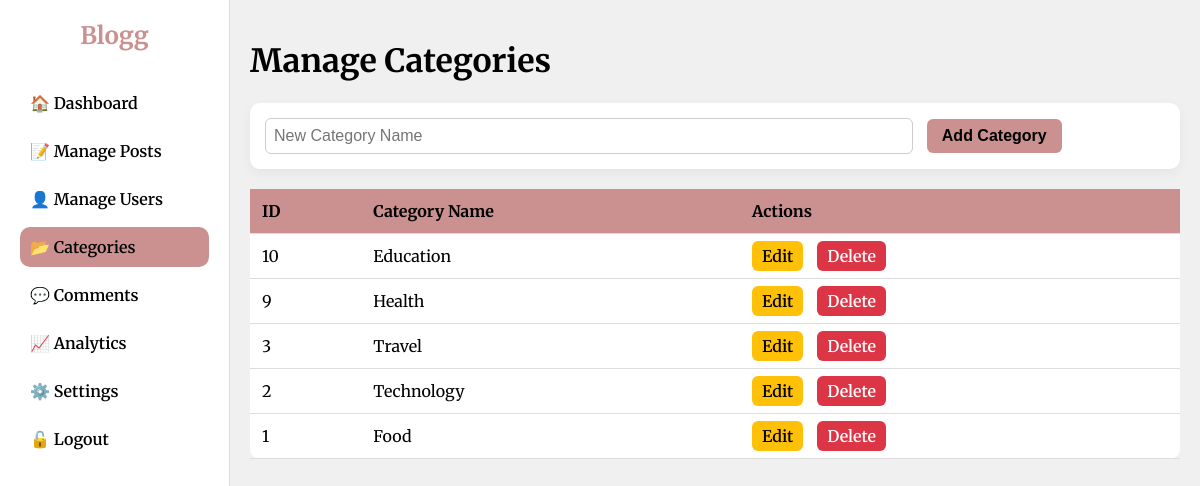
/admin/categories.php (signed in), run on the app's committed database.
### tables this page shows
CREATE TABLE `categories` (
  `id` int(11) NOT NULL,
  `name` varchar(100) NOT NULL,
  `description` text DEFAULT NULL
);

### admin/categories.php (the view, shortened to what this page needs)
<?php
include '../php/config.php';
$result = $conn->query("SELECT * FROM categories ORDER BY id DESC");
?>
<!DOCTYPE html>
<html lang="en">
<head>
</head>
<body>
<aside class="sidebar">
  <a href="../index.php" class="logo">Blogg</a>
  <nav>
    <a href="dashboard.php">🏠 Dashboard</a>
    <a href="manage-posts.php">📝 Manage Posts</a>
    <a href="manage-users.php">👤 Manage Users</a>
    <a href="categories.php" class="active">📂 Categories</a>
    <a href="manage-comments.php">💬 Comments</a>
    <a href="analytics-blog.php">📈 Analytics</a>
    <a href="settings.php">⚙️ Settings</a>
    <a href="logout.php">🔓 Logout</a>
  </nav>
</aside>
<main class="main-content">
  <h1>Manage Categories</h1>
  <form method="POST" class="category-form">
    <input type="text" name="name" placeholder="New Category Name" required />
    <button type="submit" name="add_category">Add Category</button>
  </form>
  <table>
    <thead>
      <tr>
        <th>ID</th>
        <th>Category Name</th>
        <th>Actions</th>
      </tr>
    </thead>
    <tbody>
      <?php while ($row = $result->fetch_assoc()): ?>
        <tr>
          <td><?= $row['id'] ?></td>
          <td><?= htmlspecialchars($row['name']) ?></td>
          <td class="actions">
            <a href="edit-category.php?id=<?= $row['id'] ?>" class="edit-btn">Edit</a>
            <a href="categories.php?delete=<?= $row['id'] ?>"
               onclick="return confirm('Are you sure you want to delete this category?')"
               class="delete-btn">Delete</a>
          </td>
        </tr>
      <?php endwhile; ?>
    </tbody>
  </table>
</main>
</body>
</html>

### admin/categories.php (style rules this page uses)
body { margin: 0; font-family: 'Merriweather', serif; background: #f0f0f0; color: #000; display: flex; }
.sidebar { width: 230px; background: #fff; border-right: 1px solid #ddd; padding: 20px; box-sizing: border-box; height: 100vh; position: fixed; left: 0; top: 0; overflow-y: auto; }
.sidebar .logo { font-size: 1.5rem; font-weight: 700; color: #cb9191; text-align: center; margin-bottom: 2rem; text-decoration: none; display: block; }
.sidebar nav a { display: block; padding: 10px; text-decoration: none; color: #000; font-weight: 600; margin-bottom: 8px; border-radius: 10px; }
.sidebar nav a:hover, .sidebar nav a.active { background: #cb9191; color: #000; }
.main-content { flex: 1; margin-left: 230px; padding: 20px; box-sizing: border-box; }
.category-form { margin-bottom: 20px; background: #fff; padding: 15px; border-radius: 10px; box-shadow: 0 4px 12px rgba(0,0,0,0.05); }
.category-form input[type="text"] { width: 70%; padding: 8px; margin-right: 10px; border: 1px solid #ccc; border-radius: 6px; font-size: 1rem; }
.category-form button { background: #cb9191; border: none; padding: 8px 15px; border-radius: 6px; cursor: pointer; font-weight: 600; font-size: 1rem; }
table { width: 100%; border-collapse: collapse; background: #fff; border-radius: 10px; }
th, td { padding: 12px; border-bottom: 1px solid #ddd; text-align: left; }
th { background: #cb9191; }
.actions a { text-decoration: none; margin-right: 10px; padding: 5px 10px; border-radius: 6px; font-weight: 600; }
.edit-btn { background: #ffc107; color: #000; }
.delete-btn { background: #dc3545; color: #fff; }

### data on the page
categories: id "10", name "Education"
categories: id "9", name "Health"
categories: id "3", name "Travel"
categories: id "2", name "Technology"
categories: id "1", name "Food"
